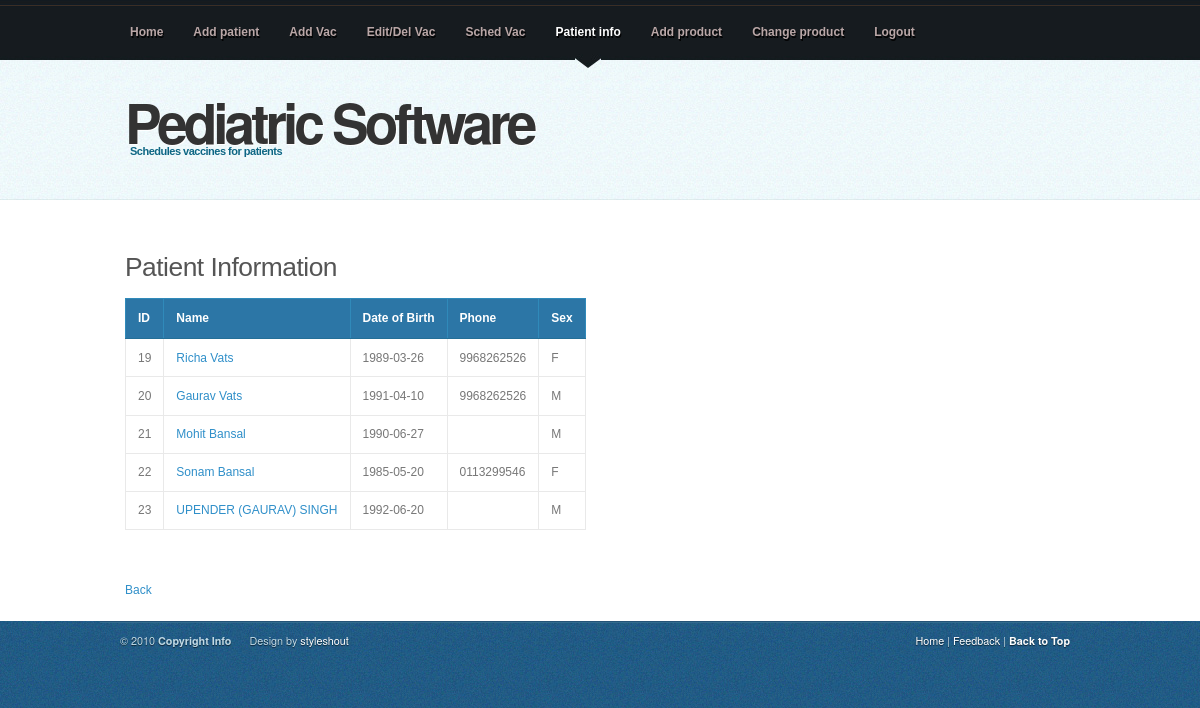
Page /show.php (signed in) on the committed database.
### tables this page shows
CREATE TABLE IF NOT EXISTS `patients` (
  `id` int(11) NOT NULL AUTO_INCREMENT,
  `id_dob` varchar(6) NOT NULL,
  `name` varchar(25) NOT NULL,
  `first_name` varchar(25) NOT NULL,
  `middle_name` varchar(25) DEFAULT NULL,
  `last_name` varchar(25) NOT NULL,
  `father_name` varchar(25) DEFAULT NULL,
  `father_occ` varchar(25) DEFAULT NULL,
  `mother_name` varchar(25) DEFAULT NULL,
  `mother_occ` varchar(25) DEFAULT NULL,
  `address` varchar(100) DEFAULT NULL,
  `sibling` int(11) NOT NULL DEFAULT '0',
  `pin` varchar(6) DEFAULT NULL,
  `res_phone` varchar(10) DEFAULT NULL,
  `office_phone` varchar(10) DEFAULT NULL,
  `dob` date NOT NULL,
  `email` varchar(100) DEFAULT NULL,
  `phone` varchar(15) DEFAULT NULL,
  `sex` enum('M','F') NOT NULL DEFAULT 'M',
  `born_at` varchar(25) DEFAULT NULL,
  `mode_of_delivery` enum('Normal','Caesarean','Forceps','Vacuum') DEFAULT 'Normal',
  `birth_weight` varchar(10) DEFAULT NULL,
  `comp_preg` varchar(25) DEFAULT 'No',
  `comp_deli` varchar(25) DEFAULT 'No',
  `cry_birth` varchar(25) DEFAULT 'Yes',
  `admit_hospital` varchar(25) DEFAULT 'No',
  `injury_child` varchar(25) DEFAULT 'No',
  `prev_surgery` varchar(25) DEFAULT 'No',
  `allergy_child` varchar(25) DEFAULT 'No',
  `other_info` varchar(25) DEFAULT 'No',
  `diabetes` varchar(25) DEFAULT 'No',
  `asthma` varchar(25) DEFAULT 'No',
  `cardiac` varchar(25) DEFAULT 'No',
  `hypertension` varchar(25) DEFAULT 'No',
  `tuberculosis` varchar(25) DEFAULT 'No',
  `other_fam_history` varchar(25) DEFAULT 'No',
  `breast_feed_month` varchar(10) DEFAULT NULL,
  `solid_month` varchar(10) DEFAULT NULL,
  PRIMARY KEY (`id`)
);

### show.php (the view)
<?php include('header.php'); ?>
<h3>Patient Information</h3>
<table>
	<tbody>
		<tr>
			<th>ID</th>
			<th>Name</th>
			<th>Date of Birth</th>
			<th>Phone</th>
			<th>Sex</th>
		</tr>
		<?php $result = mysql_query("SELECT * FROM patients WHERE 1");
		while($row = mysql_fetch_assoc($result))
		{
			echo "<tr>";
			echo "<td>".$row['id']."</td>";
			echo "<td><a href=edit-sched.php?id=".$row['id'].">";
			echo $row['name'];
			echo "</a></td>";
			echo "<td>".$row['dob']."</td>";
			echo "<td>".$row['phone']."</td>";
			echo "<td>".$row['sex']."</td>";
			echo "</tr>";
		}
		?>
	</tbody>
</table>
<?php include('footer.php'); ?>

### css/coolblue.css (style rules this page uses)
body { font: 12px/170% 'Lucida Grande', 'Lucida Sans Unicode', Geneva, Verdana, Sans-Serif; color: #777; margin: 0; padding: 0; background: url(../images/bg.jpg); }
a:link, a:visited { text-decoration: none; color: #2f8fc9; }
h1, h2, h3, h4 { font: bold 1em/1.5em 'Lucida Grande', 'Lucida Sans Unicode', Geneva, Verdana, Sans-Serif; color: #555; margin: 8px 25px; }
h3 { font-size: 2.2em; font-weight: normal; letter-spacing: -0.5px; padding-top: 15px; }
table { border-collapse: collapse; margin: 10px 25px; }
tr { background: #FFF; }
th, td { text-align: left; border-width: 1px; border-style: solid; }
th { padding: .8em 1em; background: #2C76A6; border-color: #308ABA #308ABA #246F97 #308ABA; color: #fff; font-weight: bold; }
td { border-color: #E9E9E9; padding: .7em 1em; }

### rows in the picture
patients: id "19", name "Richa Vats", dob "1989-03-26", phone "9968262526", sex "F"
patients: id "20", name "Gaurav Vats", dob "1991-04-10", phone "9968262526", sex "M"
patients: id "21", name "Mohit Bansal", dob "1990-06-27", sex "M"
patients: id "22", name "Sonam Bansal", dob "1985-05-20", phone "0113299546", sex "F"
patients: id "23", name "UPENDER (GAURAV) SINGH", dob "1992-06-20", sex "M"
